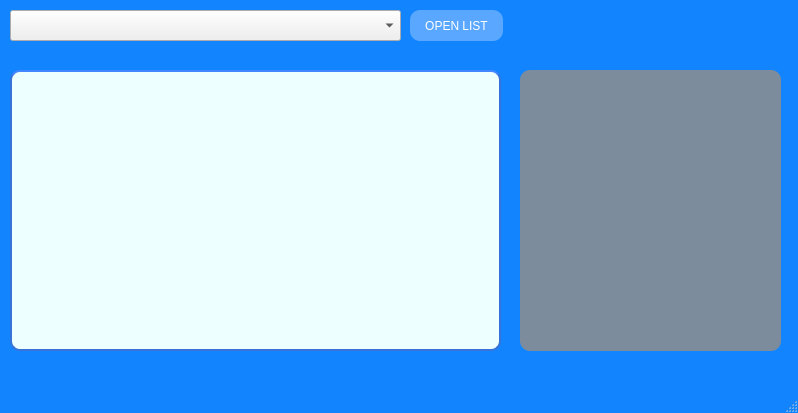
<?xml version="1.0" encoding="UTF-8"?>
<ui version="4.0">
 <class>MainWindow</class>
 <widget class="QMainWindow" name="MainWindow">
  <property name="geometry">
   <rect>
    <x>0</x>
    <y>0</y>
    <width>798</width>
    <height>413</height>
   </rect>
  </property>
  <property name="windowTitle">
   <string>MainWindow</string>
  </property>
  <property name="styleSheet">
   <string notr="true">QMainWindow {

background: #1284FD;

}</string>
  </property>
  <widget class="QWidget" name="centralwidget">
   <widget class="QComboBox" name="comboBox">
    <property name="geometry">
     <rect>
      <x>10</x>
      <y>10</y>
      <width>391</width>
      <height>31</height>
     </rect>
    </property>
   </widget>
   <widget class="QLabel" name="imageCover">
    <property name="geometry">
     <rect>
      <x>520</x>
      <y>70</y>
      <width>261</width>
      <height>281</height>
     </rect>
    </property>
    <property name="styleSheet">
     <string notr="true">QLabel {

background: #7D8C9C;
border-radius: 10px;
}</string>
    </property>
    <property name="frameShape">
     <enum>QFrame::NoFrame</enum>
    </property>
    <property name="text">
     <string/>
    </property>
    <property name="alignment">
     <set>Qt::AlignCenter</set>
    </property>
   </widget>
   <widget class="QPushButton" name="pushButton">
    <property name="geometry">
     <rect>
      <x>410</x>
      <y>10</y>
      <width>93</width>
      <height>31</height>
     </rect>
    </property>
    <property name="styleSheet">
     <string notr="true">QPushButton{
color: #fff;
	font: 8pt &quot;Tahoma&quot;;
background: #59A7FE;
border-radius: 10px;
}


QPushButton::hover{
background: #1472DA;
border-radius: 10px;
}</string>
    </property>
    <property name="text">
     <string>OPEN LIST</string>
    </property>
   </widget>
   <widget class="QTableWidget" name="tableWidget">
    <property name="geometry">
     <rect>
      <x>10</x>
      <y>70</y>
      <width>491</width>
      <height>281</height>
     </rect>
    </property>
    <property name="styleSheet">
     <string notr="true">QHeaderView {
background-color: #EEFFFF;
font-size:13px;
}
QHeaderView::section:horizontal {
color: #fff;
border-style: solid;
border-radius: 4px;
background-color: qlineargradient( x1: 0, y1: 0, x2: 0, y2: 1,
stop: 0 #4287ff, stop: 1 #356ccc);
}
QTableView {
border: 2px solid #3873d9;
border-top-color: #4287ff;
border-radius: 10px;
background-color: #EEFFFF;
gridline-color: #777;
selection-background-color: #ccdfff;
color:#333;
font-size:14px;
font-weight: bold;
}</string>
    </property>
   </widget>
  </widget>
  <widget class="QStatusBar" name="statusbar"/>
  <widget class="QMenuBar" name="menuBar">
   <property name="geometry">
    <rect>
     <x>0</x>
     <y>0</y>
     <width>798</width>
     <height>26</height>
    </rect>
   </property>
  </widget>
 </widget>
 <resources/>
 <connections/>
</ui>
